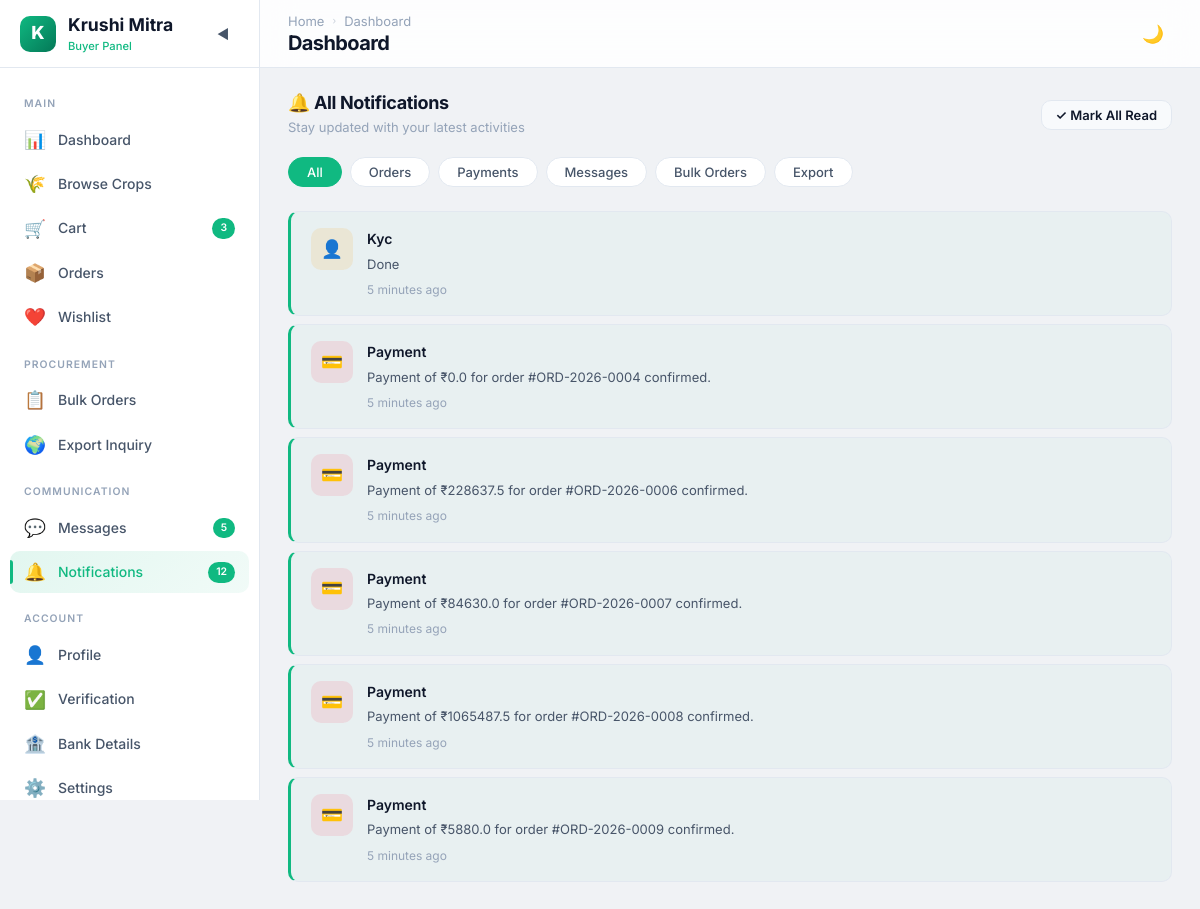
Before: /buyer/notifications/ (signed in) with the older database file.
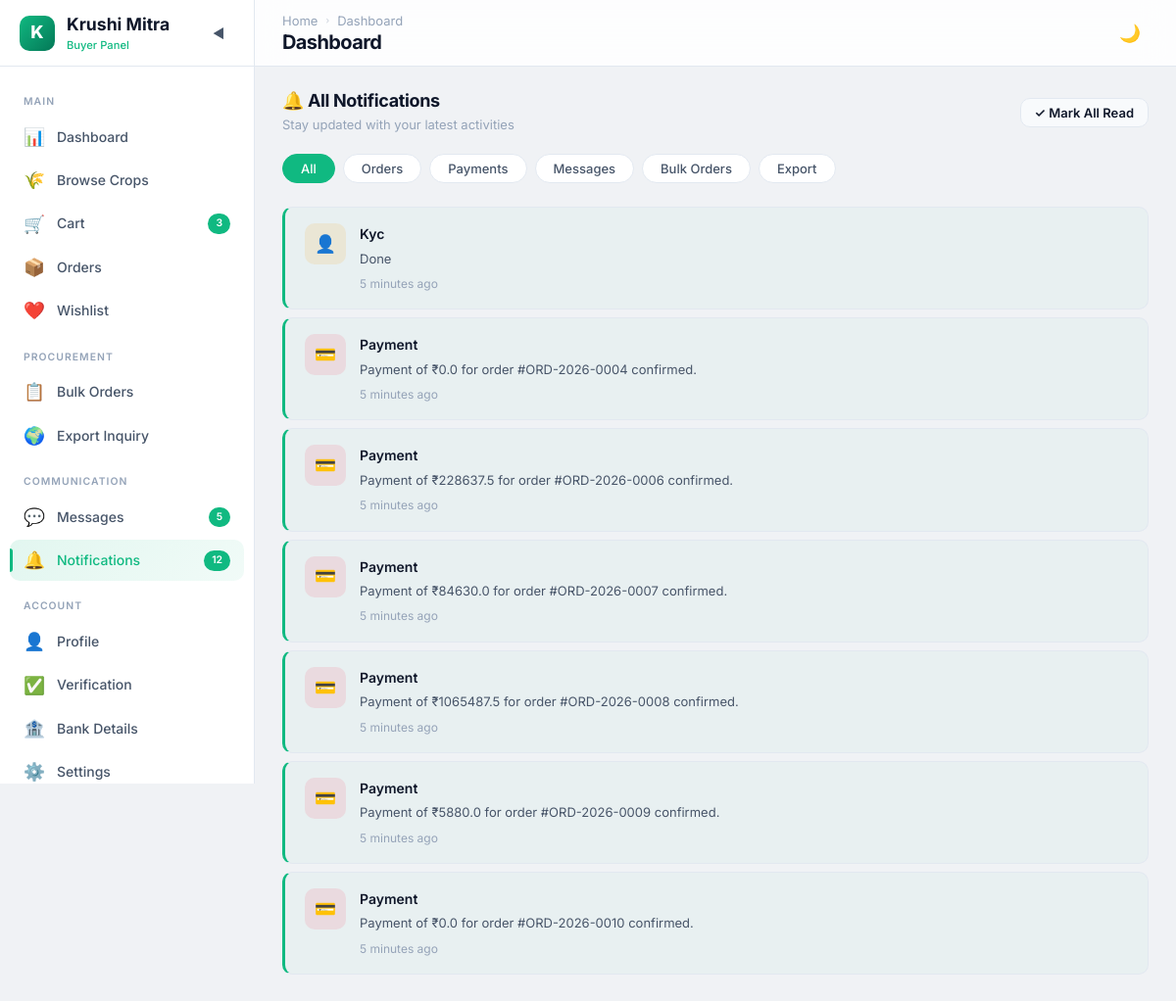
After: the same page with the newer database file.
### buyer/models.py (models this page shows, shortened)
class notifications(models.Model):
    NOTIFICATIONS_TYPES= (
        ("Order","Order"),
        ("Payment","Payment"),
        ("Bulk","Bulk"),
        ("Export","Export"),
        ("Kyc","Kyc"),
                            )
    user = models.ForeignKey(Buyer, on_delete=models.CASCADE, related_name='buyer')
    notification_type = models.CharField(max_length=20,choices=NOTIFICATIONS_TYPES)
    message = models.CharField(max_length=100,blank=True,null=True)
    is_readed = models.BooleanField(default=False)
    created_at = models.DateTimeField(auto_now_add=True)

### farmer/views.py (the view)
        def wrapper(request, *args, **kwargs):
            if "contact" in request.session:
                try:
                    user = User.objects.get(contact=request.session['contact'])
                    request.uid = user
                    if user.role not in allowed_roles:
                        messages.error(request, "Access Denied")
                        return redirect('login')
                    return view_function(request, *args, **kwargs)
                except User.DoesNotExist:
                    return redirect('login')
            return redirect('login')

### buyer/views.py (called while the page is built)
@check_login(['Buyer'])
def buyer_notifications(request):
    uid = request.uid
    buyr = Buyer.objects.get(user=uid)
    all_notifications = notifications.objects.filter(user=buyr)
    context={'buyr':buyr,'all_notifications':all_notifications}
    return render(request, "buyer/notifications.html",context)

### farmer/views.py (called while the page is built)
def check_login(allowed_roles):
    def decorator(view_function):
        def wrapper(request, *args, **kwargs):
            if "contact" in request.session:
                try:
                    user = User.objects.get(contact=request.session['contact'])
                    request.uid = user
                    if user.role not in allowed_roles:
                        messages.error(request, "Access Denied")
                        return redirect('login')
                    return view_function(request, *args, **kwargs)
                except User.DoesNotExist:
                    return redirect('login')
            return redirect('login')
        return wrapper
    return decorator

### buyer/templates/buyer/notifications.html (shortened to what this page needs)
<!DOCTYPE html>
{% load static %}
<html lang="en" data-theme="light">
<head>
  <link rel="stylesheet" href="{% static 'buyer/css/style.css' %}">
  <link rel="stylesheet" href="{% static 'buyer/css/notifications.css' %}">
</head>
<body>
  <div class="app-layout">
    <aside class="sidebar">
      <div class="sidebar-header">
        <div class="sidebar-logo">
          <div class="sidebar-logo-icon">K</div>
          <div>
            <div class="sidebar-logo-text">Krushi Mitra</div>
            <span class="sidebar-logo-sub">Buyer Panel</span>
          </div>
        </div>
        <button class="sidebar-toggle">◀</button>
      </div>
      <nav class="sidebar-nav">
        <div class="sidebar-section-label">Main</div>
        <a href="{% url 'buyer_dashboard' %}" class="sidebar-item" data-tooltip="Dashboard"><span
            class="sidebar-item-icon">📊</span><span class="sidebar-item-text">Dashboard</span></a>
        <a href="{% url 'buyer_browse_crops' %}" class="sidebar-item" data-tooltip="Browse Crops"><span
            class="sidebar-item-icon">🌾</span><span class="sidebar-item-text">Browse Crops</span></a>
        <a href="{% url 'buyer_cart' %}" class="sidebar-item" data-tooltip="Cart"><span
            class="sidebar-item-icon">🛒</span><span class="sidebar-item-text">Cart</span><span
            class="sidebar-item-badge">3</span></a>
        <a href="{% url 'buyer_orders' %}" class="sidebar-item" data-tooltip="Orders"><span
            class="sidebar-item-icon">📦</span><span class="sidebar-item-text">Orders</span></a>
        <a href="{% url 'buyer_wishlist' %}" class="sidebar-item" data-tooltip="Wishlist"><span
            class="sidebar-item-icon">❤️</span><span class="sidebar-item-text">Wishlist</span></a>
        <div class="sidebar-section-label">Procurement</div>
        <a href="{% url 'buyer_bulk_order' %}" class="sidebar-item" data-tooltip="Bulk Orders"><span
            class="sidebar-item-icon">📋</span><span class="sidebar-item-text">Bulk Orders</span></a>
        <a href="{% url 'buyer_export_inquiry' %}" class="sidebar-item" data-tooltip="Export Inquiry"><span
            class="sidebar-item-icon">🌍</span><span class="sidebar-item-text">Export Inquiry</span></a>
        <div class="sidebar-section-label">Communication</div>
        <a href="{% url 'buyer_messages' %}" class="sidebar-item" data-tooltip="Messages"><span
            class="sidebar-item-icon">💬</span><span class="sidebar-item-text">Messages</span><span
            class="sidebar-item-badge">5</span></a>
        <a href="{% url 'buyer_notifications' %}" class="sidebar-item active" data-tooltip="Notifications"><span
            class="sidebar-item-icon">🔔</span><span class="sidebar-item-text">Notifications</span><span
            class="sidebar-item-badge">12</span></a>
        <div class="sidebar-section-label">Account</div>
        <a href="{% url 'buyer_profile' %}" class="sidebar-item" data-tooltip="Profile"><span
            class="sidebar-item-icon">👤</span><span class="sidebar-item-text">Profile</span></a>
        <a href="{% url 'buyer_verification' %}" class="sidebar-item" data-tooltip="Verification"><span
            class="sidebar-item-icon">✅</span><span class="sidebar-item-text">Verification</span></a>
        <a href="{% url 'buyer_bank_details' %}" class="sidebar-item" data-tooltip="Bank Details"><span
            class="sidebar-item-icon">🏦</span><span class="sidebar-item-text">Bank Details</span></a>
        <a href="{% url 'buyer_settings' %}" class="sidebar-item" data-tooltip="Settings"><span
            class="sidebar-item-icon">⚙️</span><span class="sidebar-item-text">Settings</span></a>
      </nav>
    </aside>
    <div class="main-wrapper">
      <header class="navbar">
        <div class="navbar-left"><button class="mobile-menu-btn">☰</button>
          <div>
            <div class="breadcrumb"><a href="{% url 'buyer_dashboard' %}">Home</a><span
                class="breadcrumb-sep">›</span><span class="current">Notifications</span></div>
            <h1 class="page-title">Notifications</h1>
          </div>
        </div>
        <div class="navbar-right"><button class="theme-toggle">🌙</button></div>
      </header>
      <main class="main-content">
        <div class="section-header page-reveal">
          <div>
            <h2 class="section-title">🔔 All Notifications</h2>
            <p class="card-subtitle">Stay updated with your latest activities</p>
          </div>
          <button class="btn btn-sm btn-secondary mark-all-read">✓ Mark All Read</button>
        </div>
        <div class="notification-filters page-reveal">
          <button class="notif-filter active">All</button>
          <button class="notif-filter">Orders</button>
          <button class="notif-filter">Payments</button>
          <button class="notif-filter">Messages</button>
          <button class="notif-filter">Bulk Orders</button>
          <button class="notif-filter">Export</button>
        </div>
        <div class="notification-list page-reveal">
          {%for notification in all_notifications%}
          {%if notification.is_readed%}
          <div class="notification-card read">
            {%else%}
            <div class="notification-card unread">
              {%endif%}
              {%if notification.notification_type == "Order"%}
              <div class="notif-icon green">📦</div>
              {%elif notification.notification_type == "Payment"%}
              <div class="notif-icon rose">💳</div>
              {%elif notification.notification_type == "Bulk"%}
              <div class="notif-icon purple">📋</div>
              {%elif notification.notification_type == "Export"%}
              <div class="notif-icon blue">🌍</div>
              {%elif notification.notification_type == "Kyc"%}
              <div class="notif-icon amber">👤</div>
              {%endif%}
              <div class="notif-content">
                <div class="notif-title">{{notification.notification_type}}</div>
                <div class="notif-text">{{notification.message}}</div>
                <div class="notif-time">5 minutes ago</div>
              </div>
            </div>
            {%endfor%}
          </div>
      </main>
    </div>
  </div>
</body>
</html>

### buyer/static/buyer/css/notifications.css (style rules this page uses)
.notification-filters { display: flex; gap: 8px; margin-bottom: 24px; flex-wrap: wrap; }
.notif-filter { padding: 6px 18px; border-radius: var(--radius-full); font-size: 0.8125rem; font-weight: 500; color: var(--text-secondary); background: var(--bg-card); border: 1px solid var(--border-color); transition: all var(--transition-fast); }
.notif-filter.active { background: var(--primary-500); color: white; border-color: var(--primary-500); }
.notification-list { display: flex; flex-direction: column; gap: 2px; }
.notification-card { display: flex; align-items: flex-start; gap: 14px; padding: 16px 20px; background: var(--bg-card); border: var(--card-border); border-radius: var(--radius-md); transition: all var(--transition-fast); margin-bottom: 6px; }
.notification-card.unread { border-left: 3px solid var(--primary-500); background: rgba(16,185,129,0.03); }
.notif-icon { width: 42px; height: 42px; border-radius: var(--radius-md); display: flex; align-items: center; justify-content: center; font-size: 1.1rem; flex-shrink: 0; }
.notif-icon.amber { background: rgba(245,158,11,0.12); }
.notif-icon.rose { background: rgba(244,63,94,0.12); }
.notif-content { flex: 1; }
.notif-title { font-size: 0.875rem; font-weight: 600; color: var(--text-primary); margin-bottom: 4px; }
.notif-text { font-size: 0.8125rem; color: var(--text-secondary); line-height: 1.5; }
.notif-time { font-size: 0.75rem; color: var(--text-muted); margin-top: 6px; }

Changed rows visible on the page:
added notifications: notification_type "Payment", message "Payment of ₹0.0 for order #ORD-2026-0010 confirmed."
